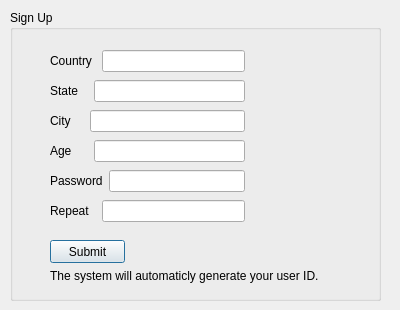
<?xml version="1.0" encoding="UTF-8"?>
<ui version="4.0">
 <class>SignUp</class>
 <widget class="QDialog" name="SignUp">
  <property name="geometry">
   <rect>
    <x>0</x>
    <y>0</y>
    <width>400</width>
    <height>310</height>
   </rect>
  </property>
  <property name="windowTitle">
   <string>Dialog</string>
  </property>
  <widget class="QGroupBox" name="groupBox">
   <property name="geometry">
    <rect>
     <x>10</x>
     <y>10</y>
     <width>371</width>
     <height>291</height>
    </rect>
   </property>
   <property name="title">
    <string>Sign Up</string>
   </property>
   <widget class="QPushButton" name="pushButton_SubmitSignUp">
    <property name="geometry">
     <rect>
      <x>40</x>
      <y>230</y>
      <width>75</width>
      <height>23</height>
     </rect>
    </property>
    <property name="text">
     <string>Submit</string>
    </property>
   </widget>
   <widget class="QWidget" name="layoutWidget">
    <property name="geometry">
     <rect>
      <x>40</x>
      <y>40</y>
      <width>195</width>
      <height>22</height>
     </rect>
    </property>
    <layout class="QHBoxLayout" name="horizontalLayout">
     <item>
      <widget class="QLabel" name="label">
       <property name="text">
        <string>Country </string>
       </property>
      </widget>
     </item>
     <item>
      <widget class="QLineEdit" name="lineEdit_Country"/>
     </item>
    </layout>
   </widget>
   <widget class="QWidget" name="layoutWidget">
    <property name="geometry">
     <rect>
      <x>40</x>
      <y>70</y>
      <width>195</width>
      <height>22</height>
     </rect>
    </property>
    <layout class="QHBoxLayout" name="horizontalLayout_2">
     <item>
      <widget class="QLabel" name="label_2">
       <property name="text">
        <string>State   </string>
       </property>
      </widget>
     </item>
     <item>
      <widget class="QLineEdit" name="lineEdit_State"/>
     </item>
    </layout>
   </widget>
   <widget class="QWidget" name="layoutWidget">
    <property name="geometry">
     <rect>
      <x>40</x>
      <y>100</y>
      <width>195</width>
      <height>22</height>
     </rect>
    </property>
    <layout class="QHBoxLayout" name="horizontalLayout_3">
     <item>
      <widget class="QLabel" name="label_3">
       <property name="text">
        <string>City    </string>
       </property>
      </widget>
     </item>
     <item>
      <widget class="QLineEdit" name="lineEdit_City"/>
     </item>
    </layout>
   </widget>
   <widget class="QWidget" name="layoutWidget">
    <property name="geometry">
     <rect>
      <x>40</x>
      <y>130</y>
      <width>195</width>
      <height>22</height>
     </rect>
    </property>
    <layout class="QHBoxLayout" name="horizontalLayout_4">
     <item>
      <widget class="QLabel" name="label_4">
       <property name="text">
        <string>Age     </string>
       </property>
      </widget>
     </item>
     <item>
      <widget class="QLineEdit" name="lineEdit_Age"/>
     </item>
    </layout>
   </widget>
   <widget class="QWidget" name="layoutWidget">
    <property name="geometry">
     <rect>
      <x>40</x>
      <y>160</y>
      <width>195</width>
      <height>22</height>
     </rect>
    </property>
    <layout class="QHBoxLayout" name="horizontalLayout_5">
     <item>
      <widget class="QLabel" name="label_5">
       <property name="text">
        <string>Password</string>
       </property>
      </widget>
     </item>
     <item>
      <widget class="QLineEdit" name="lineEdit_Password">
       <property name="echoMode">
        <enum>QLineEdit::Password</enum>
       </property>
      </widget>
     </item>
    </layout>
   </widget>
   <widget class="QWidget" name="layoutWidget">
    <property name="geometry">
     <rect>
      <x>40</x>
      <y>190</y>
      <width>195</width>
      <height>22</height>
     </rect>
    </property>
    <layout class="QHBoxLayout" name="horizontalLayout_6">
     <item>
      <widget class="QLabel" name="label_6">
       <property name="text">
        <string>Repeat  </string>
       </property>
      </widget>
     </item>
     <item>
      <widget class="QLineEdit" name="lineEdit_Repeat">
       <property name="echoMode">
        <enum>QLineEdit::Password</enum>
       </property>
      </widget>
     </item>
    </layout>
   </widget>
   <widget class="QLabel" name="Notice">
    <property name="geometry">
     <rect>
      <x>40</x>
      <y>250</y>
      <width>311</width>
      <height>31</height>
     </rect>
    </property>
    <property name="text">
     <string>The system will automaticly generate your user ID.</string>
    </property>
   </widget>
  </widget>
 </widget>
 <resources/>
 <connections/>
</ui>
